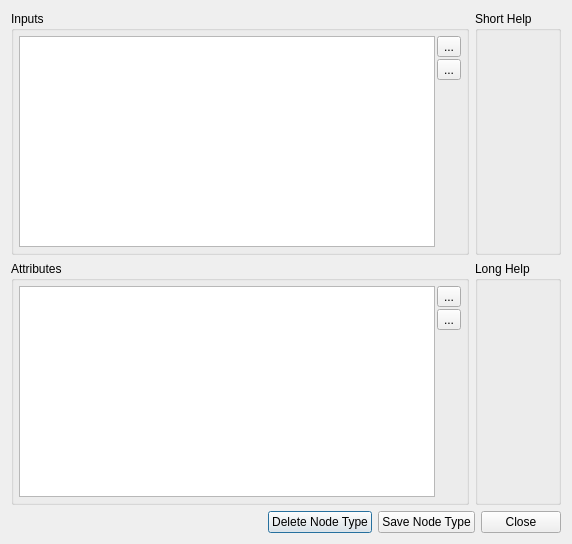
<?xml version="1.0" encoding="UTF-8"?>
<ui version="4.0">
 <class>groupEditDialog</class>
 <widget class="QDialog" name="groupEditDialog">
  <property name="geometry">
   <rect>
    <x>0</x>
    <y>0</y>
    <width>572</width>
    <height>544</height>
   </rect>
  </property>
  <property name="windowTitle">
   <string>Group Parameters</string>
  </property>
  <property name="modal">
   <bool>true</bool>
  </property>
  <layout class="QVBoxLayout" name="verticalLayout_6">
   <item>
    <layout class="QHBoxLayout" name="horizontalLayout">
     <item>
      <layout class="QVBoxLayout" name="verticalLayout_2">
       <item>
        <layout class="QFormLayout" name="dataLayout">
         <property name="fieldGrowthPolicy">
          <enum>QFormLayout::AllNonFixedFieldsGrow</enum>
         </property>
        </layout>
       </item>
       <item>
        <layout class="QVBoxLayout" name="colourLayout"/>
       </item>
      </layout>
     </item>
     <item>
      <layout class="QVBoxLayout" name="verticalLayout_4">
       <item>
        <widget class="QGroupBox" name="groupBox">
         <property name="title">
          <string>Inputs</string>
         </property>
         <layout class="QHBoxLayout" name="horizontalLayout_3">
          <property name="spacing">
           <number>2</number>
          </property>
          <property name="margin">
           <number>5</number>
          </property>
          <item>
           <widget class="QListWidget" name="inputs">
            <property name="selectionMode">
             <enum>QAbstractItemView::MultiSelection</enum>
            </property>
           </widget>
          </item>
          <item>
           <layout class="QVBoxLayout" name="verticalLayout">
            <item>
             <widget class="QToolButton" name="addInput">
              <property name="text">
               <string>...</string>
              </property>
              <property name="icon">
               <iconset resource="calcIcons.qrc">
                <normaloff>:/calc/persistantProperties/add.png</normaloff>:/calc/persistantProperties/add.png</iconset>
              </property>
             </widget>
            </item>
            <item>
             <widget class="QToolButton" name="removeInput">
              <property name="text">
               <string>...</string>
              </property>
              <property name="icon">
               <iconset resource="calcIcons.qrc">
                <normaloff>:/calc/persistantProperties/remove.png</normaloff>:/calc/persistantProperties/remove.png</iconset>
              </property>
             </widget>
            </item>
            <item>
             <spacer name="verticalSpacer">
              <property name="orientation">
               <enum>Qt::Vertical</enum>
              </property>
              <property name="sizeHint" stdset="0">
               <size>
                <width>20</width>
                <height>40</height>
               </size>
              </property>
             </spacer>
            </item>
           </layout>
          </item>
         </layout>
        </widget>
       </item>
       <item>
        <widget class="QGroupBox" name="groupBox_2">
         <property name="title">
          <string>Attributes</string>
         </property>
         <layout class="QHBoxLayout" name="horizontalLayout_2">
          <property name="spacing">
           <number>2</number>
          </property>
          <property name="margin">
           <number>5</number>
          </property>
          <item>
           <widget class="QListWidget" name="attributes"/>
          </item>
          <item>
           <layout class="QVBoxLayout" name="verticalLayout_5">
            <item>
             <widget class="QToolButton" name="addAttribute">
              <property name="text">
               <string>...</string>
              </property>
              <property name="icon">
               <iconset resource="calcIcons.qrc">
                <normaloff>:/calc/persistantProperties/add.png</normaloff>:/calc/persistantProperties/add.png</iconset>
              </property>
             </widget>
            </item>
            <item>
             <widget class="QToolButton" name="removeAttribute">
              <property name="text">
               <string>...</string>
              </property>
              <property name="icon">
               <iconset resource="calcIcons.qrc">
                <normaloff>:/calc/persistantProperties/remove.png</normaloff>:/calc/persistantProperties/remove.png</iconset>
              </property>
             </widget>
            </item>
            <item>
             <spacer name="verticalSpacer_2">
              <property name="orientation">
               <enum>Qt::Vertical</enum>
              </property>
              <property name="sizeHint" stdset="0">
               <size>
                <width>20</width>
                <height>40</height>
               </size>
              </property>
             </spacer>
            </item>
           </layout>
          </item>
         </layout>
        </widget>
       </item>
      </layout>
     </item>
     <item>
      <layout class="QVBoxLayout" name="verticalLayout_3">
       <item>
        <widget class="QGroupBox" name="groupBox_4">
         <property name="title">
          <string>Short Help</string>
         </property>
         <layout class="QVBoxLayout" name="shortHelpLayout">
          <property name="margin">
           <number>5</number>
          </property>
         </layout>
        </widget>
       </item>
       <item>
        <widget class="QGroupBox" name="groupBox_5">
         <property name="title">
          <string>Long Help</string>
         </property>
         <layout class="QVBoxLayout" name="longHelpLayout">
          <property name="margin">
           <number>5</number>
          </property>
         </layout>
        </widget>
       </item>
      </layout>
     </item>
    </layout>
   </item>
   <item>
    <layout class="QHBoxLayout" name="horizontalLayout_4">
     <item>
      <spacer name="horizontalSpacer_2">
       <property name="orientation">
        <enum>Qt::Horizontal</enum>
       </property>
       <property name="sizeHint" stdset="0">
        <size>
         <width>40</width>
         <height>20</height>
        </size>
       </property>
      </spacer>
     </item>
     <item>
      <widget class="QPushButton" name="deleteType">
       <property name="text">
        <string>Delete Node Type</string>
       </property>
      </widget>
     </item>
     <item>
      <widget class="QPushButton" name="saveType">
       <property name="text">
        <string>Save Node Type</string>
       </property>
      </widget>
     </item>
     <item>
      <widget class="QPushButton" name="close">
       <property name="text">
        <string>Close</string>
       </property>
      </widget>
     </item>
    </layout>
   </item>
  </layout>
 </widget>
 <resources>
  <include location="calcIcons.qrc"/>
 </resources>
 <connections>
  <connection>
   <sender>close</sender>
   <signal>clicked()</signal>
   <receiver>groupEditDialog</receiver>
   <slot>close()</slot>
   <hints>
    <hint type="sourcelabel">
     <x>519</x>
     <y>520</y>
    </hint>
    <hint type="destinationlabel">
     <x>285</x>
     <y>271</y>
    </hint>
   </hints>
  </connection>
 </connections>
</ui>
